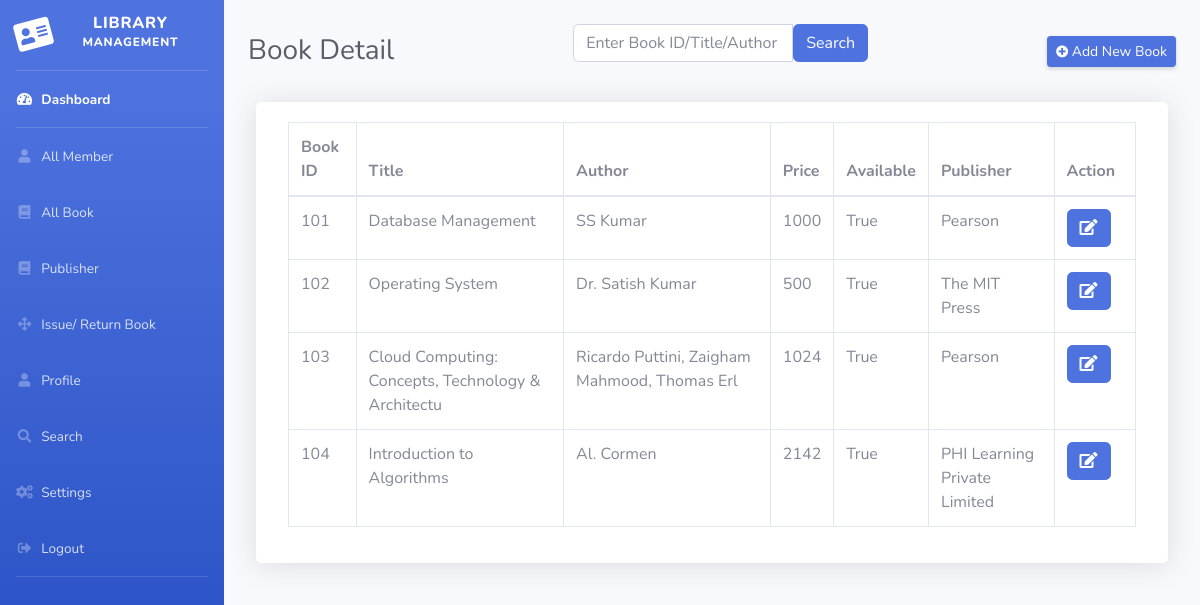
Screenshot of /book_table/ with the database file from the repository.
### myapp/models.py (models this page shows, shortened)
class Book(models.Model):
    book_id = models.CharField(max_length=100, null=True)
    title = models.CharField(max_length=100, null=True)
    author = models.CharField(max_length=100, null=True)
    price = models.CharField(max_length=10, null=True)
    available = models.CharField(max_length=20, null=True)
    publisher = models.CharField(max_length=100, null=True)

### myapp/views.py (the view)
# urls.py: path('book_table/', book_table, name='book_table'),
def book_table(request):
    books = Book.objects.all()
    sd = None
    if request.method == 'POST':
        sd = request.POST['searchdata']
        try:
            bookSearch = Book.objects.filter(Q(book_id=sd) | Q(title__icontains=sd) | Q(author__icontains=sd) | Q(publisher__icontains=sd))
        except:
            bookSearch = ""
    return render(request, 'book_table.html', locals())

### myapp/templates/book_table.html (shortened to what this page needs)
{% extends 'dashboard.html' %}
{% load static %}
{% block main %}
  <div id="content-wrapper" class="d-flex flex-column">
    <div id="content">
      <div class="container-fluid">
        <div class="d-sm-flex align-items-center justify-content-between mb-4 mt-4">
          <h1 class="h3 mb-0 text-gray-800">Book Detail</h1>
          <form method="post">
            <div class="input-group mb-3">
              <input type="text" name="searchdata" class="form-control" placeholder="Enter Book ID/Title/Author / Publisher" required>
              <input type="submit" value="Search" class="btn btn-primary">
            </div>
          </form>
          <a href="{% url 'book_add' %}" class="d-none d-sm-inline-block btn btn-sm btn-primary shadow-sm">
            <i class="fas fa-plus-circle fa-sm text-white-100"></i>
            Add New Book
          </a>
        </div>
        <div class="row mt-2 rounded shadow mx-2 bg-white">
          <div class="col">
            {% if bookSearch %}
              <div class="card-body">
                <table id="example1" class="table table-bordered">
                  <thead>
                    <tr>
                      <th style="width:8%;">Book ID</th>
                      <th style="width:25%;">Title</th>
                      <th style="width:25%;">Author</th>
                      <th style="width:3%;" >Price</th>
                      <th style="width:8%;">Available</th>
                      <th style="width:15%;">Publisher</th>
                      <th>Action</th>
                    </tr>
                  </thead>
                  <tbody>
                    {% for i in bookSearch %}
                      <tr>
                        <td>{{i.book_id}}</td>
                        <td>{{i.title}}</td>
                        <td>{{i.author}}</td>
                        <td>{{i.price}}</td>
                        <td>{{i.available}}</td>
                        <td>{{i.publisher}}</td>
                        <td>
                          <div class="btn-group">
                            <a class="btn btn-primary" href="{% url 'book_edit' i.id %}">
                                <i class="fa fa-edit"></i></a> &nbsp;&nbsp;&nbsp;
                            {% if perms.myapp.delete_book %}
                            <a class="btn btn-danger" onclick="return confirm('Are you sure to Delete ?')" href="{% url 'book_delete' i.id %}">
                                <i class="fa fa-trash-alt"></i>
                            </a>
                            {% endif %}
                          </div>
                        </td>
                      </tr>
                    {% endfor %}
                  </tbody>
                </table>
              </div>
            {% else %}
            <div class="card-body">
              <table id="example1" class="table table-bordered ">
                <thead>
                  <tr>
                    <th style="width:8%;">Book ID</th>
                    <th style="width:25%;">Title</th>
                    <th style="width:25%;">Author</th>
                    <th style="width:3%;" >Price</th>
                    <th style="width:8%;">Available</th>
                    <th style="width:15%;">Publisher</th>
                    <th>Action</th>
                  </tr>
                </thead>
                <tbody>
                  {% for i in books %}
                    <tr>
                      <td>{{i.book_id}}</td>
                      <td>{{i.title}}</td>
                      <td>{{i.author}}</td>
                      <td>{{i.price}}</td>
                      <td>{{i.available}}</td>
                      <td>{{i.publisher}}</td>
                      <td>
                        <div class="btn-group">
                            <a class="btn btn-primary" href="{% url 'book_edit' i.id %}">
                                <i class="fa fa-edit"></i></a> &nbsp;&nbsp;&nbsp;
                        </div>
                      </td>
                    </tr>
                  {% endfor %}
                </tbody>
              </table>
            </div>
            {% endif %}
        </div>
      </div>
    </div>
  </div>
{% endblock main %}

### rows the page displays
Book: book_id "101", title "Database Management", author "SS Kumar", price "1000", available "True", publisher "Pearson"
Book: book_id "102", title "Operating System", author "Dr. Satish Kumar", price "500", available "True", publisher "The MIT Press"
Book: book_id "103", title "Cloud Computing: Concepts, Technology & Architectu", author "Ricardo Puttini, Zaigham Mahmood, Thomas Erl", price "1024", available "True", publisher "Pearson"
Book: book_id "104", title "Introduction to Algorithms", author "Al. Cormen", price "2142", available "True", publisher "PHI Learning Private Limited"
